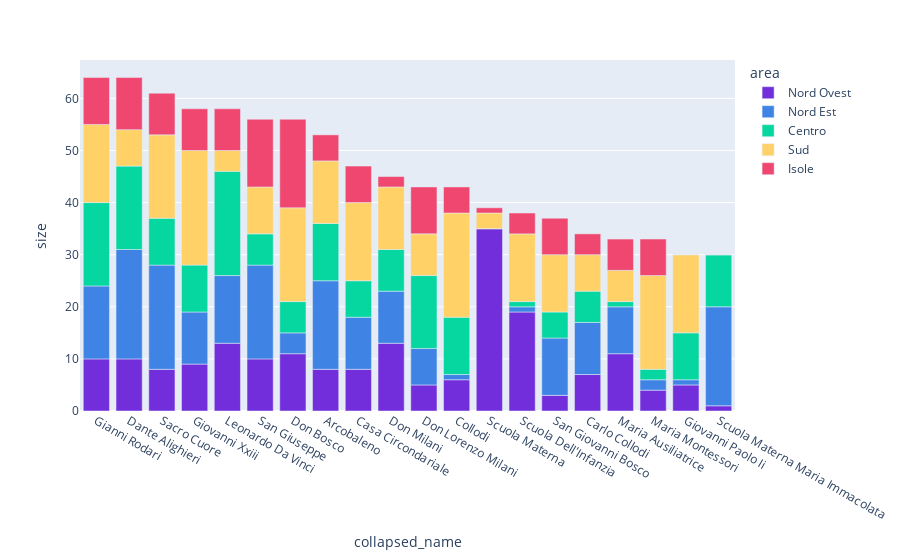

Notebook code cell kept with this figure:
### Code cell
# Top 20 used names in Italian Schools with repetitions
import plotly.express as px
schools['collapsed_name'] = names

# Get top 20 names
most_frequent_names = schools.groupby(["collapsed_name"],
                                      as_index=False).size().sort_values(['size'],
                                                                         ascending=False)['collapsed_name'][:20]

# Get the number of schools per region with that name
frequent_names = schools[schools['collapsed_name'].isin(most_frequent_names)].groupby(["collapsed_name", "area"],
                                                                                      as_index=False).size()

# Get the order based on the total number of schools with the same name in Italy
order = list(frequent_names.groupby(['collapsed_name'], as_index=False).sum(
).sort_values(['size'], ascending=False)['collapsed_name'])

# Convert frequent names to categorical with a specific order
frequent_names['collapsed_name'] = pd.Categorical(frequent_names['collapsed_name'],
                                                  categories=order,
                                                  ordered=True)

# Sort the dataframe based on the ordered category
frequent_names.sort_values(
    ['collapsed_name', 'area'], inplace=True, ascending=[True, False])
# Plot results
colours = {
    "Nord Ovest": "#732EDC",
    "Nord Est": "#3F84E5",
    "Centro": "#06D6A0",
    "Sud": "#FFD166",
    "Isole": "#EF476F"
}
fig = px.bar(frequent_names, x='collapsed_name', y='size',
             color='area', 
             color_discrete_map=colours)
fig.update_layout(xaxis={'categoryorder': 'array',
                  'categoryarray': frequent_names.collapsed_name})
fig.show()

### Figure 1 — Plotly figure (JSON) as saved in the notebook; plotly's stock layout.template omitted (floating-point values rounded to 4 significant figures)
{"data": [{"alignmentgroup": "True", "hovertemplate": "area=Nord Ovest<br>collapsed_name=%{x}<br>size=%{y}<extra></extra>", "legendgroup": "Nord Ovest", "marker": {"color": "#732EDC", "pattern": {"shape": ""}}, "name": "Nord Ovest", "offsetgroup": "Nord Ovest", "orientation": "v", "showlegend": true, "textposition": "auto", "type": "bar", "x": ["Gianni Rodari", "Dante Alighieri", "Sacro Cuore", "Giovanni Xxiii", "Leonardo Da Vinci", "San Giuseppe", "Don Bosco", "Arcobaleno", "Casa Circondariale", "Don Milani", "Don Lorenzo Milani", "Collodi", "Scuola Materna", "Scuola Dell'Infanzia", "San Giovanni Bosco", "Carlo Collodi", "Maria Ausiliatrice", "Maria Montessori", "Giovanni Paolo Ii", "Scuola Materna Maria Immacolata"], "xaxis": "x", "y": [10, 10, 8, 9, 13, 10, 11, 8, 8, 13, 5, 6, 35, 19, 3, 7, 11, 4, 5, 1], "yaxis": "y"}, {"alignmentgroup": "True", "hovertemplate": "area=Nord Est<br>collapsed_name=%{x}<br>size=%{y}<extra></extra>", "legendgroup": "Nord Est", "marker": {"color": "#3F84E5", "pattern": {"shape": ""}}, "name": "Nord Est", "offsetgroup": "Nord Est", "orientation": "v", "showlegend": true, "textposition": "auto", "type": "bar", "x": ["Gianni Rodari", "Dante Alighieri", "Sacro Cuore", "Giovanni Xxiii", "Leonardo Da Vinci", "San Giuseppe", "Don Bosco", "Arcobaleno", "Casa Circondariale", "Don Milani", "Don Lorenzo Milani", "Collodi", "Scuola Materna", "Scuola Dell'Infanzia", "San Giovanni Bosco", "Carlo Collodi", "Maria Ausiliatrice", "Maria Montessori", "Giovanni Paolo Ii", "Scuola Materna Maria Immacolata"], "xaxis": "x", "y": [14, 21, 20, 10, 13, 18, 4, 17, 10, 10, 7, 1, 0, 1, 11, 10, 9, 2, 1, 19], "yaxis": "y"}, {"alignmentgroup": "True", "hovertemplate": "area=Centro<br>collapsed_name=%{x}<br>size=%{y}<extra></extra>", "legendgroup": "Centro", "marker": {"color": "#06D6A0", "pattern": {"shape": ""}}, "name": "Centro", "offsetgroup": "Centro", "orientation": "v", "showlegend": true, "textposition": "auto", "type": "bar", "x": ["Gianni Rodari", "Dante Alighieri", "Sacro Cuore", "Giovanni Xxiii", "Leonardo Da Vinci", "San Giuseppe", "Don Bosco", "Arcobaleno", "Casa Circondariale", "Don Milani", "Don Lorenzo Milani", "Collodi", "Scuola Materna", "Scuola Dell'Infanzia", "San Giovanni Bosco", "Carlo Collodi", "Maria Ausiliatrice", "Maria Montessori", "Giovanni Paolo Ii", "Scuola Materna Maria Immacolata"], "xaxis": "x", "y": [16, 16, 9, 9, 20, 6, 6, 11, 7, 8, 14, 11, 0, 1, 5, 6, 1, 2, 9, 10], "yaxis": "y"}, {"alignmentgroup": "True", "hovertemplate": "area=Sud<br>collapsed_name=%{x}<br>size=%{y}<extra></extra>", "legendgroup": "Sud", "marker": {"color": "#FFD166", "pattern": {"shape": ""}}, "name": "Sud", "offsetgroup": "Sud", "orientation": "v", "showlegend": true, "textposition": "auto", "type": "bar", "x": ["Gianni Rodari", "Dante Alighieri", "Sacro Cuore", "Giovanni Xxiii", "Leonardo Da Vinci", "San Giuseppe", "Don Bosco", "Arcobaleno", "Casa Circondariale", "Don Milani", "Don Lorenzo Milani", "Collodi", "Scuola Materna", "Scuola Dell'Infanzia", "San Giovanni Bosco", "Carlo Collodi", "Maria Ausiliatrice", "Maria Montessori", "Giovanni Paolo Ii", "Scuola Materna Maria Immacolata"], "xaxis": "x", "y": [15, 7, 16, 22, 4, 9, 18, 12, 15, 12, 8, 20, 3, 13, 11, 7, 6, 18, 15, 0], "yaxis": "y"}, {"alignmentgroup": "True", "hovertemplate": "area=Isole<br>collapsed_name=%{x}<br>size=%{y}<extra></extra>", "legendgroup": "Isole", "marker": {"color": "#EF476F", "pattern": {"shape": ""}}, "name": "Isole", "offsetgroup": "Isole", "orientation": "v", "showlegend": true, "textposition": "auto", "type": "bar", "x": ["Gianni Rodari", "Dante Alighieri", "Sacro Cuore", "Giovanni Xxiii", "Leonardo Da Vinci", "San Giuseppe", "Don Bosco", "Arcobaleno", "Casa Circondariale", "Don Milani", "Don Lorenzo Milani", "Collodi", "Scuola Materna", "Scuola Dell'Infanzia", "San Giovanni Bosco", "Carlo Collodi", "Maria Ausiliatrice", "Maria Montessori", "Giovanni Paolo Ii", "Scuola Materna Maria Immacolata"], "xaxis": "x", "y": [9, 10, 8, 8, 8, 13, 17, 5, 7, 2, 9, 5, 1, 4, 7, 4, 6, 7, 0, 0], "yaxis": "y"}], "layout": {"barmode": "relative", "legend": {"title": {"text": "area"}, "tracegroupgap": 0}, "margin": {"t": 60}, "xaxis": {"anchor": "y", "categoryarray": ["Gianni Rodari", "Gianni Rodari", "Gianni Rodari", "Gianni Rodari", "Gianni Rodari", "Dante Alighieri", "Dante Alighieri", "Dante Alighieri", "Dante Alighieri", "Dante Alighieri", "Sacro Cuore", "Sacro Cuore", "Sacro Cuore", "Sacro Cuore", "Sacro Cuore", "Giovanni Xxiii", "Giovanni Xxiii", "Giovanni Xxiii", "Giovanni Xxiii", "Giovanni Xxiii", "Leonardo Da Vinci", "Leonardo Da Vinci", "Leonardo Da Vinci", "Leonardo Da Vinci", "Leonardo Da Vinci", "San Giuseppe", "San Giuseppe", "San Giuseppe", "San Giuseppe", "San Giuseppe", "Don Bosco", "Don Bosco", "Don Bosco", "Don Bosco", "Don Bosco", "Arcobaleno", "Arcobaleno", "Arcobaleno", "Arcobaleno", "Arcobaleno", "Casa Circondariale", "Casa Circondariale", "Casa Circondariale", "Casa Circondariale", "Casa Circondariale", "Don Milani", "Don Milani", "Don Milani", "Don Milani", "Don Milani", "Don Lorenzo Milani", "Don Lorenzo Milani", "Don Lorenzo Milani", "Don Lorenzo Milani", "Don Lorenzo Milani", "Collodi", "Collodi", "Collodi", "Collodi", "Collodi", "Scuola Materna", "Scuola Materna", "Scuola Materna", "Scuola Materna", "Scuola Materna", "Scuola Dell'Infanzia", "Scuola Dell'Infanzia", "Scuola Dell'Infanzia", "Scuola Dell'Infanzia", "Scuola Dell'Infanzia", "San Giovanni Bosco", "San Giovanni Bosco", "San Giovanni Bosco", "San Giovanni Bosco", "San Giovanni Bosco", "Carlo Collodi", "Carlo Collodi", "Carlo Collodi", "Carlo Collodi", "Carlo Collodi", "Maria Ausiliatrice", "Maria Ausiliatrice", "Maria Ausiliatrice", "Maria Ausiliatrice", "Maria Ausiliatrice", "Maria Montessori", "Maria Montessori", "Maria Montessori", "Maria Montessori", "Maria Montessori", "Giovanni Paolo Ii", "Giovanni Paolo Ii", "Giovanni Paolo Ii", "Giovanni Paolo Ii", "Giovanni Paolo Ii", "Scuola Materna Maria Immacolata", "Scuola Materna Maria Immacolata", "Scuola Materna Maria Immacolata", "Scuola Materna Maria Immacolata", "Scuola Materna Maria Immacolata"], "categoryorder": "array", "domain": [0, 1], "title": {"text": "collapsed_name"}}, "yaxis": {"anchor": "x", "domain": [0, 1], "title": {"text": "size"}}}}
